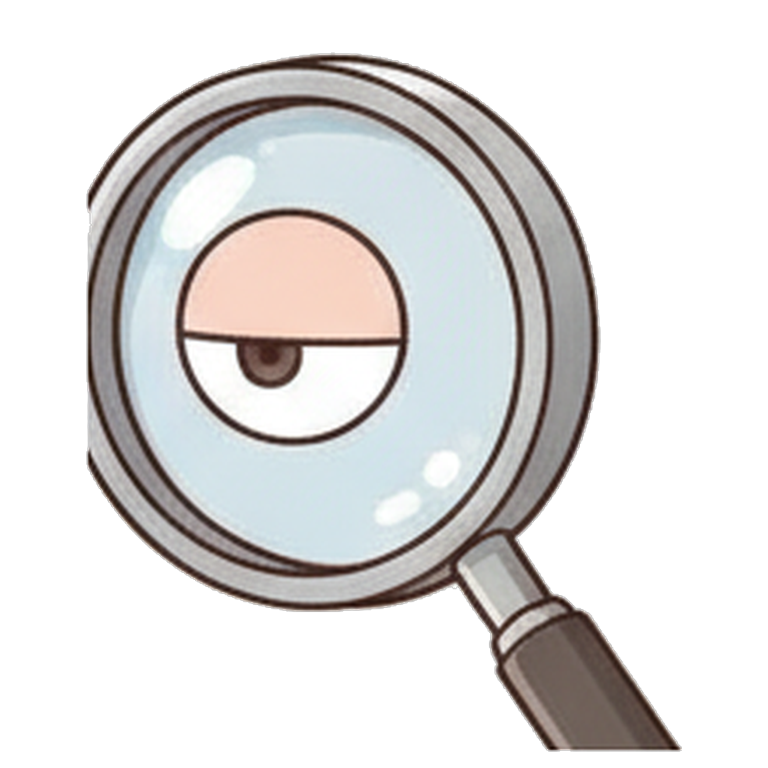
#> input picture Assets/ExcelHeroes/Resources/Art/SDMonsters/boss_audit.png, 768 x 768 px
$ python -i gen_monsters_v2.py   (imports and definitions only)
#> lines starting #> are read from the running program, lines starting #| are printed output that depends on the picture
### tools/gen_icons_gemini.py
# -*- coding: utf-8 -*-
"""
UI icons, generated with Gemini's image model ("Nano Banana") and cut out for Unity.

The reference game's icons are small illustrations — a megaphone, a pink phone, a clipboard, a
shopping bag — with a dark outline, two-step cel shading and a white highlight. Line icons from an
icon font are the furthest thing from that, and they were what the user singled out.

All sixteen are asked for in ONE image so they share one hand: separately generated icons drift
in outline weight, palette and angle, and a bar of mismatched icons reads worse than a bar of
plain ones.

    python tools/gen_icons_gemini.py            # generate a sheet, then slice it
    python tools/gen_icons_gemini.py --slice    # re-slice the last sheet only

SECURITY: the key is read from the env file by NAME and sent in a header. It is never printed,
never written anywhere, never put in a URL. Set ENV_FILE to point somewhere else.
"""
import base64, io, json, os, sys, urllib.request, urllib.error
from PIL import Image

ROOT = os.path.dirname(os.path.dirname(os.path.abspath(__file__)))
ENV_FILE = os.environ.get("ENV_FILE", r"C:\Users\user\Desktop\mindsai_weaall.env")
OUT_DIR = os.path.join(ROOT, "Assets", "ExcelHeroes", "Resources", "Art", "Icons")
SHEET = os.path.join(ROOT, "tools", "out", "icon_sheet.png")

# Row-major, 4 x 4. The file name is what the game loads.
ICONS = [
    ("lobby",    "a small modern office building with blue glass windows"),
    ("roster",   "an employee ID card on a lanyard with a tiny portrait"),
    ("party",    "a clipboard showing a small organisation chart"),
    ("tasks",    "a clipboard with a checklist and a red check mark"),
    ("review",   "a magnifying glass over a document with a gold star"),
    ("messenger","a pink smartphone with a white chat bubble on screen"),
    ("album",    "a photo album with a polaroid photo sticking out"),
    ("codex",    "a thick navy ring binder with coloured index tabs"),
    ("chart",    "a small monitor showing a rising bar chart"),
    ("recruit",  "a white envelope with a glowing cyan star seal, sparkles"),
    ("notice",   "a blue and white megaphone"),
    ("shop",     "a light blue shopping bag with a white ribbon"),
    ("gold",     "a shiny gold coin with a small won sign"),
    ("gem",      "a faceted light blue crystal gem"),
    ("mail",     "a navy envelope with a small red dot"),
    ("settings", "a navy gear"),
]

STYLE = (
    "Mobile game UI icon set in the style of a bright Japanese anime gacha game interface. "
    "Each icon is a small glossy illustration: thick dark navy outline, simple two-tone cel shading, "
    "a clean white highlight on the upper left, pastel colours, 3/4 view, cute and readable at small size. "
    "Flat pure white background (#FFFFFF). No text, no letters, no numbers, no labels, no grid lines, "
    "no frames, no drop shadows on the background. "
)

# [14 lines left out: functions prompt, read_key, not called in this run]

MODELS = ["gemini-2.5-flash-image", "gemini-2.5-flash-image-preview", "gemini-3-pro-image-preview"]

# [34 lines left out: function generate, not called in this run]

def cut_white(im, tol=26):
    """Flood the near-white background inward from the border and make it transparent.
    A flood, not a colour key: white highlights INSIDE an icon are enclosed by its outline and
    must survive."""
#> called with tol = 26
    im = im.convert("RGBA")
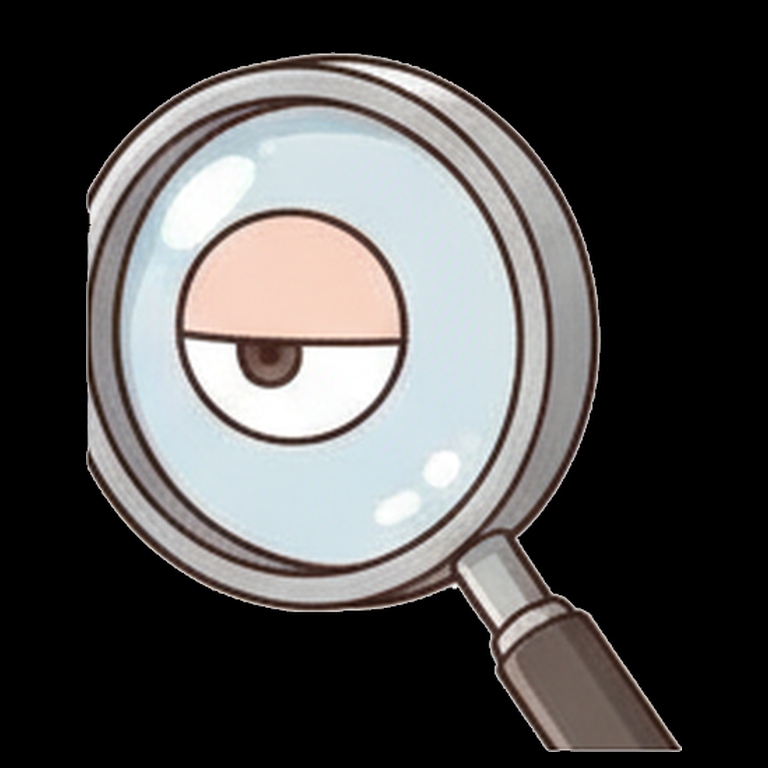
#> im: PIL image 768x768 RGBA; mean R, G, B, A 78.6, 77.3, 76.7, 255
    w, h = im.size
#> w = 768; h = 768
    px = im.load()
    seen = bytearray(w * h)
    stack = [(x, 0) for x in range(w)] + [(x, h - 1) for x in range(w)] + \
            [(0, y) for y in range(h)] + [(w - 1, y) for y in range(h)]
    def bg(p):
        r, g, b, a = p
        return r > 255 - tol and g > 255 - tol and b > 255 - tol
    while stack:
        x, y = stack.pop()
        i = y * w + x
        if seen[i]: continue
        seen[i] = 1
        if not bg(px[x, y]): continue
        px[x, y] = (255, 255, 255, 0)
        if x > 0: stack.append((x - 1, y))
        if x < w - 1: stack.append((x + 1, y))
        if y > 0: stack.append((x, y - 1))
        if y < h - 1: stack.append((x, y + 1))
#> after the loop, stack = []
    # Soften the one-pixel rim the flood leaves: partly-white edge pixels get partial alpha.
    for y in range(h):
        for x in range(w):
            r, g, b, a = px[x, y]
            if a and min(r, g, b) > 200:
                n = sum(1 for dx, dy in ((1,0),(-1,0),(0,1),(0,-1))
                        if 0 <= x+dx < w and 0 <= y+dy < h and px[x+dx, y+dy][3] == 0)
                if n: px[x, y] = (r, g, b, int(255 * (255 - min(r, g, b)) / 55))
    return im

# [20 lines left out: function slice_sheet, not called in this run]

# [4 lines that do not run on import are left out]

### tools/gen_monsters_v2.py
# -*- coding: utf-8 -*-
"""
Enemies v2 — one Blue Archive-style mascot per monster, through Gemini, with the CURRENT sprite
(Resources/Art/SDMonsters/<id>.png) as the identity reference: the same object, the same colours,
redrawn in ONE hand. The first set mixed cute mascots with faceless realistic office furniture;
the battle target mock (tools/out/design/target_3) has every enemy as a round, cute, readable
mascot with a face, and that is the rule here.

    python tools/gen_monsters_v2.py                 # every monster without a v2 image yet
    python tools/gen_monsters_v2.py copier boss_hr  # these
    python tools/gen_monsters_v2.py --force copier
      → ArtSource/Monsters_v2/<id>.png (raw, white) and Resources/Art/SDMonsters/<id>.png (cut out)

The cut-out is the icon tool's border flood (gen_icons_gemini.cut_white): the mascots are drawn on
flat white with a dark outline, so a flood from the border stops at the outline and keeps every
white highlight inside.
SECURITY: the key is read from the env file by NAME and sent in a header; never printed or written.
"""
import base64, io, json, os, sys, time, urllib.request, urllib.error
from PIL import Image
sys.path.insert(0, os.path.dirname(os.path.abspath(__file__)))
import gen_cards_gemini as g
import gen_icons_gemini as ic

SRC = os.path.join(g.ROOT, "Assets", "ExcelHeroes", "Resources", "Art", "SDMonsters")
RAW = os.path.join(g.ROOT, "ArtSource", "Monsters_v2")

PROMPT = (
    "The attached image is one enemy of our Blue Archive-style mobile game, where the enemies are spreadsheet and office "
    "errors come to life. Redraw THIS SAME enemy (same object, same main colours, same idea) as a Blue Archive-quality "
    "cute chibi mascot monster: a round, chunky, simple silhouette; a clear cute face with big expressive eyes and a "
    "mischievous or grumpy mouth; tiny stubby arms and feet if it has any; thick clean dark navy outline; soft two-tone cel "
    "shading with a white highlight on the upper left; bright pastel colours; 3/4 view facing left; full body, centred, "
    "filling about 80% of the frame. {boss}"
    "Plain flat pure white background (#FFFFFF), nothing else: no floor, no shadow, no text, no letters, no frame."
)
BOSS = "It is a BOSS: bigger and more imposing, a small crown or red warning-sign ornament, a fierce but still cute face. "


def generate(key, ref_path, text, out):
    im = Image.open(ref_path).convert("RGBA"); bg = Image.new("RGBA", im.size, (255, 255, 255, 255)); bg.alpha_composite(im)
    buf = io.BytesIO(); bg.convert("RGB").save(buf, "PNG")
    body = json.dumps({"contents": [{"parts": [{"inlineData": {"mimeType": "image/png", "data": base64.b64encode(buf.getvalue()).decode("ascii")}}, {"text": text}]}],
                       "generationConfig": {"responseModalities": ["IMAGE"], "temperature": 0.7, "imageConfig": {"aspectRatio": "1:1"}}}).encode("utf-8")
    for model in g.MODELS:
        req = urllib.request.Request(f"https://generativelanguage.googleapis.com/v1beta/models/{model}:generateContent",
                                     data=body, method="POST", headers={"Content-Type": "application/json", "x-goog-api-key": key})
        try:
            with urllib.request.urlopen(req, timeout=300) as r: data = json.loads(r.read().decode("utf-8"))
        except urllib.error.HTTPError as e:
            print(f"    {model}: HTTP {e.code} {e.read().decode('utf-8', 'replace')[:160]}"); continue
        for c in data.get("candidates", []):
            for p in c.get("content", {}).get("parts", []):
                inline = p.get("inlineData") or p.get("inline_data")
                if inline and inline.get("data"):
                    with open(out, "wb") as f: f.write(base64.b64decode(inline["data"]))
                    return model
    return None


def cut(raw, dst):
    im = ic.cut_white(Image.open(raw).convert("RGB"))
    bbox = im.getbbox()
#> bbox = (0, 0, 768, 768)
    if not bbox: return False
    icon = im.crop(bbox); side = int(max(icon.size) * 1.06)
#> after `side = int(max(icon.size) * 1.06)`: side = 814
    canvas = Image.new("RGBA", (side, side), (255, 255, 255, 0))
    # feet on the floor: bottom-aligned, horizontally centred
    canvas.paste(icon, ((side - icon.width) // 2, side - icon.height - int(side * 0.02)), icon)
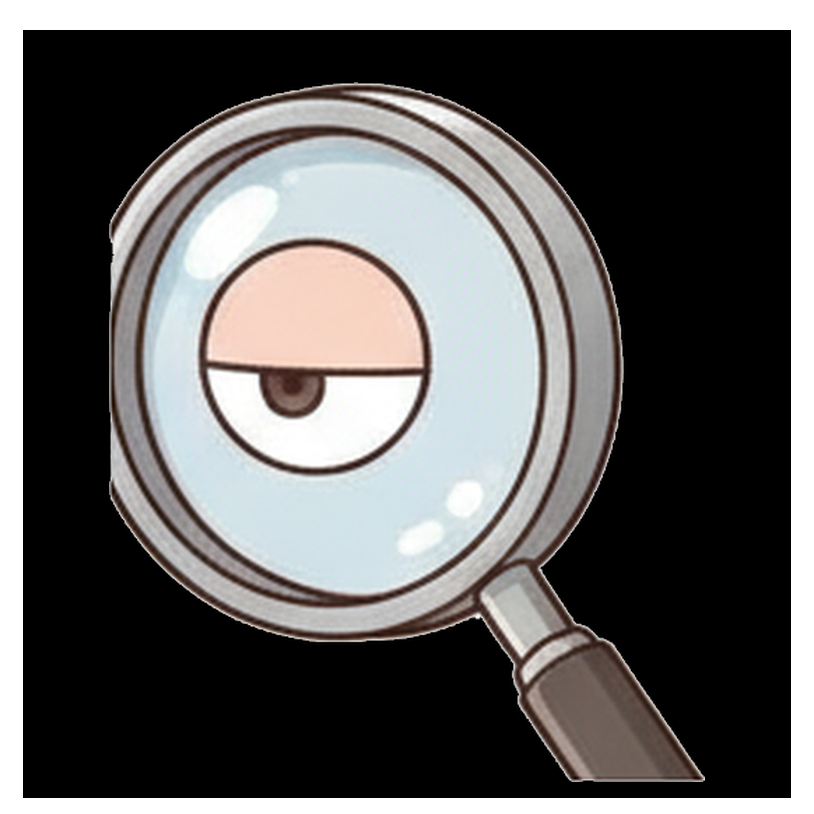
#> canvas: PIL image 814x814 RGBA; mean R, G, B, A 98, 96.8, 96.3, 227; transparent parts drawn white
    canvas.resize((512, 512), Image.LANCZOS).save(dst)
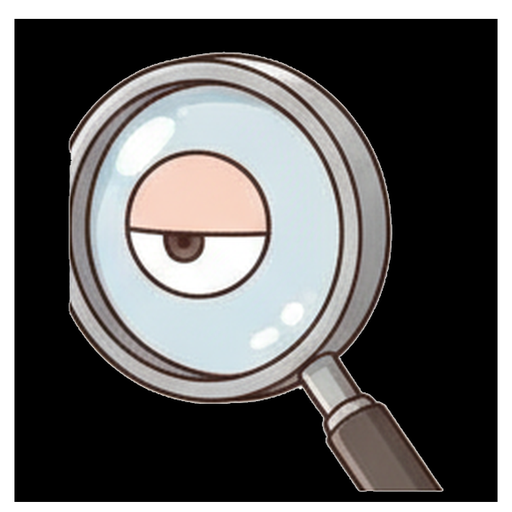
#> saved as out.png: PIL image 512x512 RGBA; mean R, G, B, A 70, 68.9, 68.3, 227; transparent parts drawn white
    return True


# [17 lines not run here, left out]

>>> result = cut('../Assets/ExcelHeroes/Resources/Art/SDMonsters/boss_audit.png', 'out.png')
